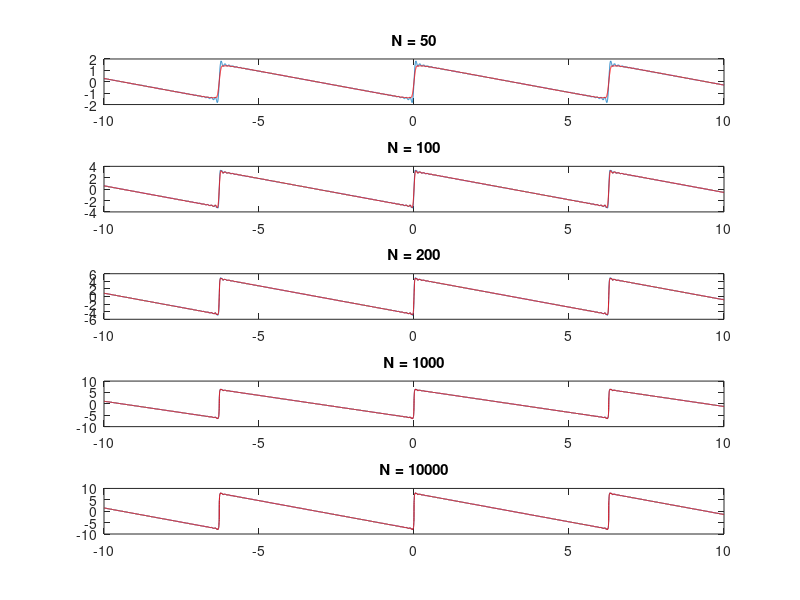

Write the MATLAB code that produced this figure.
t = -10:0.001:10;
f = 0;
F = 0;
for i = 1:1:50
    f = f + sin(i * t) ./ i;
    F = F + f;
end
F = F / 50;
subplot(5,1,1);
plot(t,f);
hold on;
plot(t,F,'r');
title("N = 50");

for i = 1:1:100
    f = f + sin(i * t) ./ i;
    F = F + f;
end
F = F / 100;
subplot(5,1,2);
plot(t,f);
hold on;
plot(t,F,'r');
title("N = 100");

for i = 1:1:200
    f = f + sin(i * t) ./ i;
    F = F + f;
end
F = F / 200;
subplot(5,1,3);
plot(t,f);
hold on;
plot(t,F,'r');
title("N = 200");

for i = 1:1:1000
    f = f + sin(i * t) ./ i;
    F = F + f;
end
F = F / 1000;
subplot(5,1,4);
plot(t,f);
hold on;
plot(t,F,'r');
title("N = 1000");

for i = 1:1:10000
    f = f + sin(i * t) ./ i;
    F = F + f;
end
F = F / 10000;
subplot(5,1,5);
plot(t,f);
hold on;
plot(t,F,'r');
title("N = 10000");